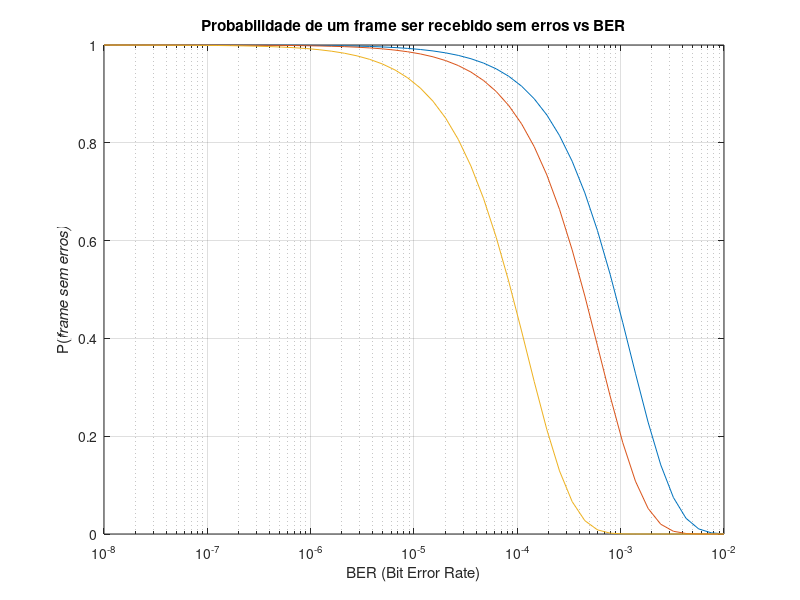
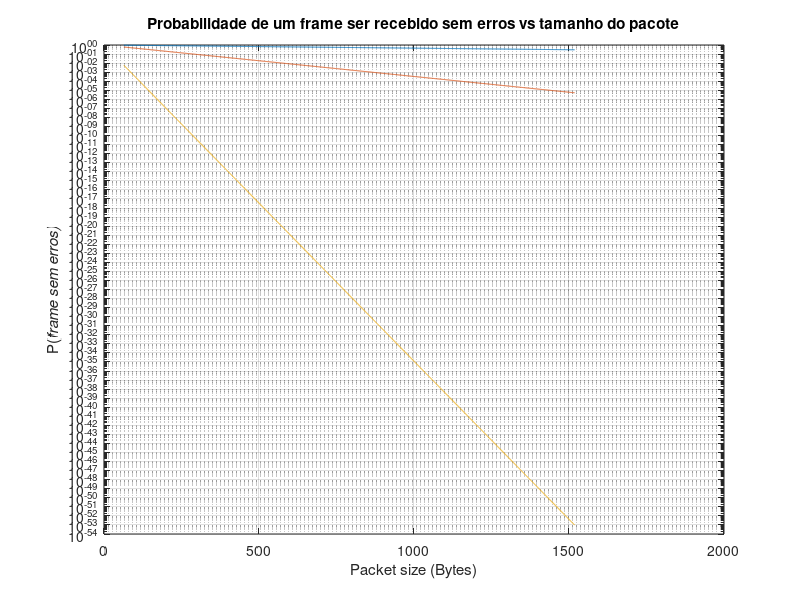

Here is the MATLAB script that generated these plots, in order:
%% 2a

% Determine the probability of a data frame of 100 Bytes to be received
% without errors when 𝑝= 1e-2

n = 100*8;          % nº de ensaios
k = 0;              % valores possíveis de sucessos
p = 1e-2;       

P = binopdf(k, n, p);

fprintf('1e-2 : %.2e\n', P);

%% 2b

% Determine the probability of a data frame of 1000 Bytes to be received
% with exactly one error when 𝑝=1e-3

n = 1000*8;          % nº de ensaios
k = 1;              % valores possíveis de sucessos
p = 1e-3;       

P = binopdf(k, n, p);

fprintf('1e-3 : %.2e\n', P);

%% 2c

% Determine the probability of a data frame of 200 Bytes to be received
% with one or more errors when 𝑝=1e-4

n = 200*8;          % nº de ensaios
k = 0;              % valores possíveis de sucessos
p = 1e-4;       

P = binopdf(k, n, p);

fprintf('1e-4 : %.2e\n', 1 - P);

%% 2d

% probability of a data frame (of size 100 Bytes, 200 Bytes or 1000 Bytes) 
% being received without errors as a function of the ber (from 𝑝=1e−8 up to 𝑝=1e−2)

% Valores de BER de 1e-8 até 1e-2
ber = logspace(-8, -2);

% Tamanhos de frame em Bytes
frame_sizes = [100 200 1000];

figure; 
L = frame_sizes(1);
n = L * 8;                      
P_noerror = (1 - ber).^n;
semilogx(ber, P_noerror);
hold on;

for L = frame_sizes(2:3)
    n = L * 8;                       % nº de bits
    P_noerror = (1 - ber).^n;
    semilogx(ber, P_noerror);
end

xlabel('BER (Bit Error Rate)');
ylabel('P(\it{frame sem erros})');
title('Probabilidade de um frame ser recebido sem erros vs BER');
grid on;



%% 2e

% probability of a data frame being received without errors (for 𝑝=1e−4, 1e−3 and 1e−2) 
% as a function of the packet size (all integer values from 64 Bytes up to 1518 Bytes)

ber_values = [1e-4, 1e-3, 1e-2];

pack_size = 64:1:1518;

figure;
p = ber_values(1);
P_noerror = (1 - p).^(pack_size * 8);
semilogy(pack_size, P_noerror);
hold on;

for p = ber_values(2:3)
    P_noerror = (1 - p).^(pack_size * 8);  % probabilidade de não ter erros
    semilogy(pack_size, P_noerror);
end

xlabel('Packet size (Bytes)');
ylabel('P(\it{frame sem erros})');
title('Probabilidade de um frame ser recebido sem erros vs tamanho do pacote');
grid on;
